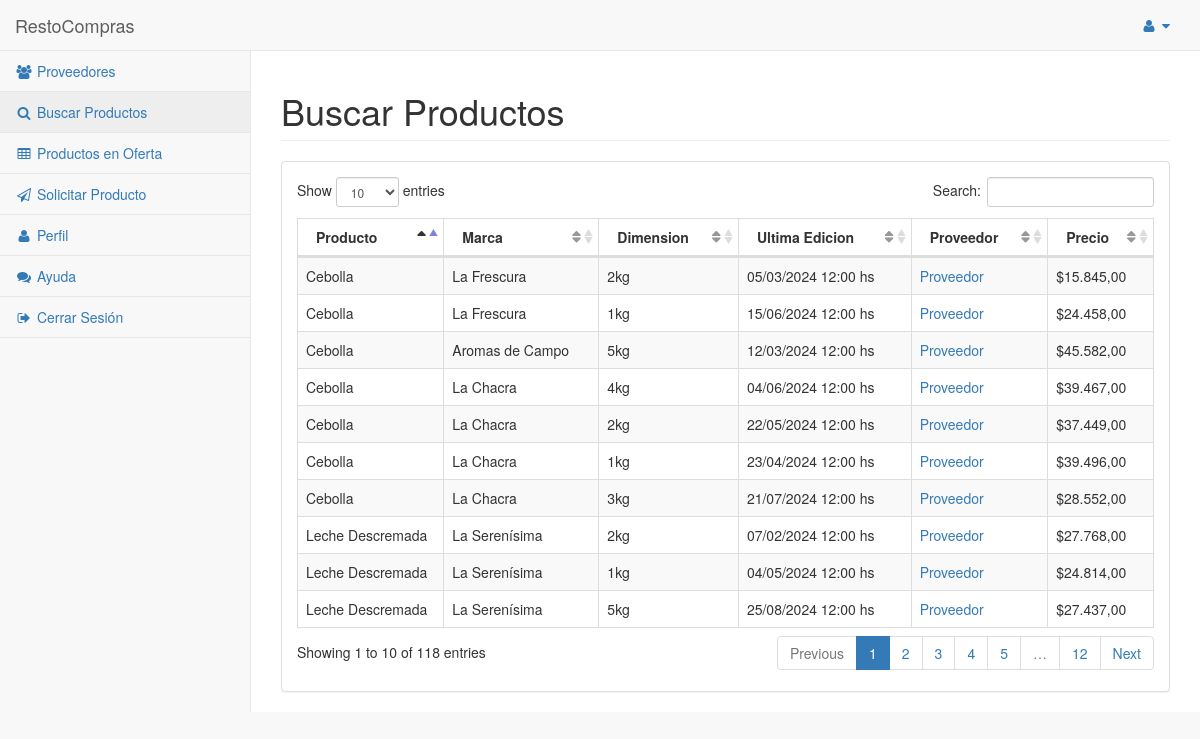
/home.php?pagina=buscar1 (signed in), run on the app's committed database.
### tables this page shows
CREATE TABLE IF NOT EXISTS products (
        product_id INT PRIMARY KEY AUTO_INCREMENT,
        product_name VARCHAR(255) NOT NULL,
        product_dimension VARCHAR(255) DEFAULT '1kg',
        product_brand VARCHAR(255) NOT NULL,
        product_price DECIMAL(10, 2) NOT NULL,
        product_date DATETIME NOT NULL DEFAULT CURRENT_TIMESTAMP,
        product_ownername VARCHAR(255) NOT NULL,
        product_owner INT NOT NULL,
        product_category INT NOT NULL,
        FOREIGN KEY (product_owner) REFERENCES users(user_id),
        FOREIGN KEY (product_category) REFERENCES category(category_id)
    );

CREATE TABLE IF NOT EXISTS users (
        user_id INT PRIMARY KEY AUTO_INCREMENT,
        user_loginname VARCHAR(255) NOT NULL UNIQUE,
        user_location VARCHAR(255) DEFAULT 'Rosario, Argentina',
        user_telephone1 VARCHAR(20),
        user_telephone2 VARCHAR(20),
        user_cellphone1 VARCHAR(20),
        user_cellphone2 VARCHAR(20),
        user_contactemail VARCHAR(255) NOT NULL UNIQUE,
        user_website VARCHAR(255),
        user_name VARCHAR(255) NOT NULL,
        user_description TEXT,
        user_photo VARCHAR(255),
        user_type BOOLEAN NOT NULL,   
        user_count INT DEFAULT 0,
        user_password VARCHAR(255) NOT NULL
    );

### src/system/pages/clients/buscar.php (the view, shortened to what this page needs)
<!DOCTYPE html>
<html lang="en">
<body>
    <div id="wrapper">
        <div id="page-wrapper">
            <div class="row">
                <div class="col-lg-12">
                    <h1 class="page-header hidden-xs hidden-sm">Buscar Productos</h1>
                </div>
            </div>
            <div class="row">
                <div class="col-lg-12 hidden-xs hidden-sm">
                    <div class="panel panel-default">
                        <div class="panel-body">
                            <table width="100%" class="table table-striped table-bordered table-hover" id="dataTables-example">
                                <thead>
                                    <tr>
                                        <th>Producto</th>
                                        <th>Marca</th>
                                        <th>Dimension</th>
                                        <th>Ultima Edicion</th>
                                        <th>Proveedor</th>
                                        <th>Precio</th>
                                    </tr>
                                </thead>
                                <tbody>
                                    <?php
                                		$dbconnection = mysqli_connect($db_server, $db_user, $db_password, $db_name);
                                		$sentence = "SELECT * FROM products JOIN category ON category.category_id = products.product_category JOIN users ON users.user_id = products.product_owner";
                                		$result = mysqli_query($dbconnection, $sentence);
                                		$rows = mysqli_num_rows($result);
                                		if($rows > 0)
                                		{
                                			while($row = mysqli_fetch_assoc($result))
                                			{
                                				$name = $row['product_name'];
                                				$dimension = $row['product_dimension'];
                                				$brand = $row['product_brand'];
                                				$ownerid = $row['product_owner'];
                                				$price = $row['product_price'];
                                				$priceok = number_format($price, 2, ',', '.');
                                				$date = date("d/m/Y H:i \h\s", strtotime($row['product_date']));
                                				$ownerName = $row['user_name'];
                                				if($priceok==0){
                        				        $priceok = "Consultar";
                        				        }else{
                        				            $priceok = "$".$priceok;
                        				        }
                                                echo "<tr>";
                                                echo "    <td>$name</td>";
                                                echo "    <td>$brand</td>";
                                                echo "    <td>$dimension</td>";
                                                echo "    <td>$date</td>";
                                                echo "    <td><a href=home.php?pagina=perfil&id=$ownerid>$ownerName</a></td>";
                                                echo "    <td>$priceok</td>";
                                                echo "</tr>";
                                			}
                                		}
                                		else
                                		{
                                			echo "<div class='error'>Aún no hay productos cargados</div>";
                                		}
                                	?>
                                </tbody>
                            </table>
                        </div>
                    </div>
                </div>
            </div>
    </div>
</body>
</html>

### src/home.php (shortened to what this page needs)
<?php
if($_SESSION['type'] == 0)
{
	$file_include = "providers";
}
else
{
	$file_include = "clients";
}
if(!empty($_GET['pagina']))
{
	$select = $_GET['pagina'];
	if($select === 'inicio')
	{
		$option = 'buscar';
		$title = 'Buscar';
	}
	elseif($select === 'perfil')
	{
		$option = 'perfil';
		$title = 'Perfil';
	}
	elseif($select === 'ayuda')
	{
		$option = 'help';
		$title = 'Ayuda';
	}
	elseif($select === 'salir')
	{
		session_destroy();
		header('Location: index.php');
		die();
	}
	else
	{
		if($_SESSION['type'] == 0)
		{
			switch($select)
			{
				case 'agregar':
					$option = 'agregar';
					$title = 'Agregar';
					break;
				case 'misproductos':
					$option = 'misProductos';
					$title = 'Mis productos';
					break;
				case 'ofertas':
					$option = 'misOfertas';
					$title = 'Mis ofertas';
					break;
				case 'pedidos':
					$option = 'pedidos';
					$title = 'solicitudes';
					break;
				case 'perfilProveedor':
					$option = 'perfilProveedor';
					$title = 'solicitudes';
					break;
				default:
					$option = 'index';
					$title = 'Inicio';
					break;
			}
		}
		else
		{
			switch($select)
			{
				case 'buscar1':
					$option = 'buscar';
					break;
			}
		}
	}
}
else
{
	$option = 'index';
	$title = 'Inicio';
}
?>
<!DOCTYPE html>
<html lang="es-AR">
	<?php
		include 'system/pages/clients/layout/header.php';
	if($_SESSION['type'] == 1)
	{
		include 'system/pages/clients/layout/navClients.php';
	}
	?>
	<body class="home">
			<?php require_once "system/pages/$file_include/$option.php"; ?>
	</body>
</html>

### src/system/pages/clients/layout/header.php (shortened to what this page needs)
<head>
    <link href="system/vendor/bootstrap/css/bootstrap.min.css" rel="stylesheet">
    <link href="system/vendor/metisMenu/metisMenu.min.css" rel="stylesheet">
    <link href="system/dist/css/sb-admin-2.css" rel="stylesheet">
    <link href="system/vendor/morrisjs/morris.css" rel="stylesheet">
    <link href="system/vendor/font-awesome/css/font-awesome.min.css" rel="stylesheet" type="text/css">
    <link href="system/vendor/datatables-plugins/dataTables.bootstrap.css" rel="stylesheet">
    <link href="system/vendor/datatables-responsive/dataTables.responsive.css" rel="stylesheet">
</head>

### src/system/pages/clients/layout/navClients.php (shortened to what this page needs)
<nav class="navbar navbar-default navbar-static-top" role="navigation" style="margin-bottom: 0">
    <div class="navbar-header">
        <a class="navbar-brand" href="home.php?pagina=buscar1">RestoCompras</a>
    </div>
    <ul class="nav navbar-top-links navbar-right hidden-xs hidden-sm">
        <li class="dropdown">
            <a class="dropdown-toggle" data-toggle="dropdown" href="#">
                <i class="fa fa-user fa-fw"></i> <i class="fa fa-caret-down"></i>
            </a>
                </li>
            </ul>
    <div class="navbar-default sidebar" role="navigation">
        <div class="sidebar-nav navbar-collapse">
            <ul class="nav" id="side-menu">
                <li>
                    <a href="home.php?pagina=proveedores"><i class="fa fa-users fa-fw"></i> Proveedores</a>
                </li>
                <li>
                    <a href="home.php?pagina=buscar1"><i class="fa fa-search fa-fw"></i> Buscar Productos</a>
                </li>
                <li>
                    <a href="home.php?pagina=ofertas"><i class="fa fa-table fa-fw"></i> Productos en Oferta</a>
                </li>
                <li>
                    <a href="home.php?pagina=solicitar"><i class="fa fa-send-o fa-fw"></i> Solicitar Producto</a>
                </li>
                <li>
                    <a href="home.php?pagina=perfilCliente"><i class="fa fa-user fa-fw"></i> Perfil</a>
                </li>
                <li>
                    <a href="home.php?pagina=ayuda"><i class="fa fa-comments fa-fw"></i> Ayuda</a>
                </li>
                <li>
                    <a href="../../../logout.php"><i class="fa fa-sign-out fa-fw"></i> Cerrar Sesión</a>
                </li>
            </ul>
        </div>
    </div>
</nav>

### data on the page
products: product_name "Leche Descremada", product_brand "La Serenísima", product_dimension "2kg", product_date "07/02/2024 12:00 hs", product_owner.user_name "Proveedor", priceok "$27.768,00"
products: product_name "Cebolla", product_brand "La Frescura", product_dimension "2kg", product_date "05/03/2024 12:00 hs", product_owner.user_name "Proveedor", priceok "$15.845,00"
products: product_name "Leche Descremada", product_brand "La Serenísima", product_dimension "1kg", product_date "04/05/2024 12:00 hs", product_owner.user_name "Proveedor", priceok "$24.814,00"
products: product_name "Leche Descremada", product_brand "La Serenísima", product_dimension "5kg", product_date "25/08/2024 12:00 hs", product_owner.user_name "Proveedor", priceok "$27.437,00"
products: product_name "Cebolla", product_brand "La Frescura", product_dimension "1kg", product_date "15/06/2024 12:00 hs", product_owner.user_name "Proveedor", priceok "$24.458,00"
products: product_name "Cebolla", product_brand "Aromas de Campo", product_dimension "5kg", product_date "12/03/2024 12:00 hs", product_owner.user_name "Proveedor", priceok "$45.582,00"
products: product_name "Cebolla", product_brand "La Chacra", product_dimension "4kg", product_date "04/06/2024 12:00 hs", product_owner.user_name "Proveedor", priceok "$39.467,00"
products: product_name "Cebolla", product_brand "La Chacra", product_dimension "2kg", product_date "22/05/2024 12:00 hs", product_owner.user_name "Proveedor", priceok "$37.449,00"
products: product_name "Cebolla", product_brand "La Chacra", product_dimension "1kg", product_date "23/04/2024 12:00 hs", product_owner.user_name "Proveedor", priceok "$39.496,00"
products: product_name "Cebolla", product_brand "La Chacra", product_dimension "3kg", product_date "21/07/2024 12:00 hs", product_owner.user_name "Proveedor", priceok "$28.552,00"
